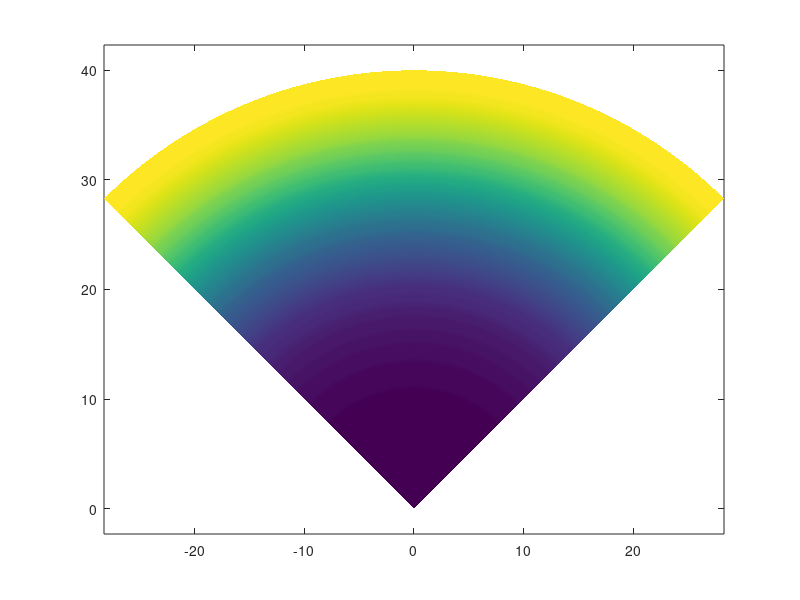
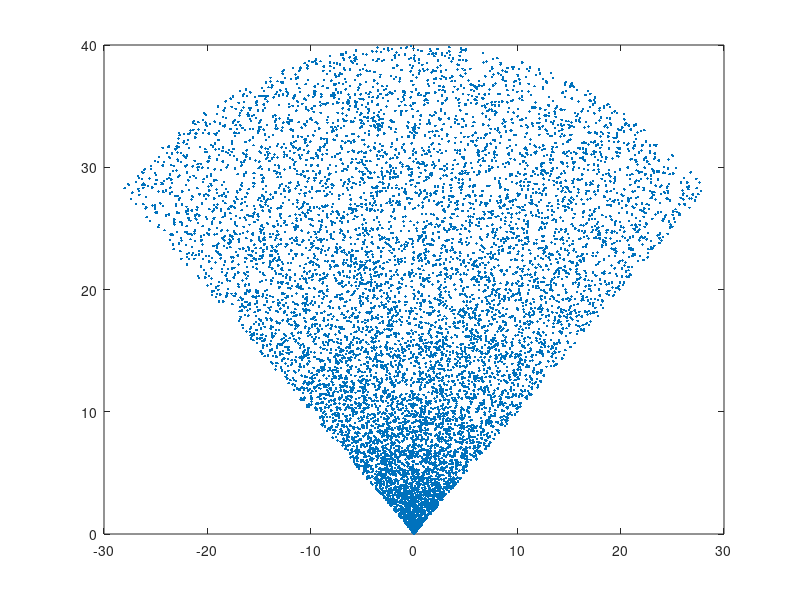

The MATLAB source for these figures, in order: (Note: this script raises an error after producing the figures.)
%%
clc
clear
close all

%% Import


%% birth model:
% new targets are most likely to appear at the leading edge of the sonar's
% field of view
deg_to_rad = pi / 180;
l_lim = -45 * deg_to_rad;
r_lim = 45 * deg_to_rad;
range = 40;

n_pts = 100;
r = linspace(0, range, n_pts);
theta = linspace(l_lim, r_lim, n_pts);

[R, THETA] = meshgrid(r, theta);

% probability only depends on range 
% TODO: this is unused
mu = range;
sigma = range/4;
p = 2 * normpdf(R(:), range, range/4);
p = reshape(p, size(R));
[x, y, p_b] = pol2cart(THETA, R, p);

pcolor(y, x, p_b)
shading interp;
axis equal


%% Fit gaussian mixture
samples = 10000;

% Higher density of points near end range
bearings = l_lim + (r_lim-l_lim).*rand(samples,1);
ranges = -abs(normrnd(0, sigma, samples, 1)) + range;
ranges = rand(samples, 1) * (range);
pts = [bearings ranges];
[sn, se] = pol2cart(bearings, ranges);

% evenly distributed points
%min_n = 0;
%max_n = 40;
%min_e = -30;
%max_e = 30;
%sn = min_n + rand(samples, 1) * (max_n - min_n);
%se = min_e + rand(samples, 1) * (max_e - min_e);

% ensure no points lay past the end range
figure 
plot(se, sn, '.');

% Fit gaussian mixture
num_gaussians = 200;
options = statset('MaxIter', 5000);
dist = fitgmdist([sn, se], num_gaussians, 'SharedCovariance', false, 'Options', options);
n = 0:.1:60;
e = -40:.1:40;

gamma = RFS.utils.GMRFS(dist.mu', dist.Sigma, dist.ComponentProportion);
figure
RFS.utils.plotgmphd(gamma, n, e);
axis equal
